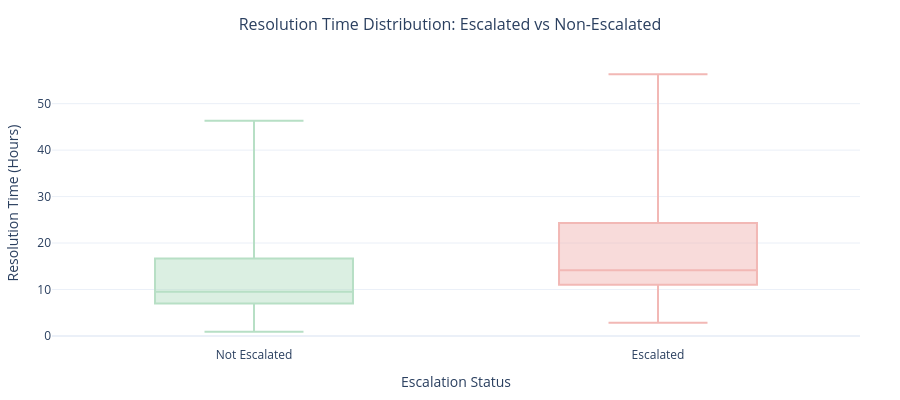

Notebook source saved alongside this figure:
### Code cell
# Додаємо читабельну мітку для осі X
incident_df['escalation_label'] = incident_df['is_escalated'].map(
    {False: 'Not Escalated', True: 'Escalated'}
)

# Box plot для порівняння розподілу resolution time
# між ескалованими та неескалованими інцидентами
fig = px.box(
    incident_df,
    x='escalation_label',
    y='resolution_hours',
    color='escalation_label',
    title='Resolution Time Distribution: Escalated vs Non-Escalated',
    category_orders={
        'escalation_label': ['Not Escalated', 'Escalated']
    },
    color_discrete_map={
        'Not Escalated': '#B7DFC5',
        'Escalated': '#F2B8B5'
    },
    labels={
        'escalation_label': 'Escalation Status',
        'resolution_hours': 'Resolution Time (Hours)'
    },
    points=False
)

fig.update_layout(
    template='plotly_white',
    title_x=0.5,
    title_font=dict(size=16),
    font=dict(size=12),
    height=400,
    margin=dict(l=40, r=40, t=60, b=40),
    showlegend=False
)

fig.show()

### Figure 1 — Plotly figure (JSON) as saved in the notebook; plotly's stock layout.template omitted (floating-point values rounded to 4 significant figures; data arrays with more than 128 entries replaced by an {"elided": "..."} marker saying what was removed)
{"data": [{"alignmentgroup": "True", "boxpoints": false, "hovertemplate": "Escalation Status=%{x}<br>Resolution Time (Hours)=%{y}<extra></extra>", "legendgroup": "Not Escalated", "marker": {"color": "#B7DFC5"}, "name": "Not Escalated", "notched": false, "offsetgroup": "Not Escalated", "orientation": "v", "showlegend": true, "type": "box", "x": {"elided": "12747 str values"}, "x0": " ", "xaxis": "x", "y": {"elided": "12747 float values"}, "y0": " ", "yaxis": "y"}, {"alignmentgroup": "True", "boxpoints": false, "hovertemplate": "Escalation Status=%{x}<br>Resolution Time (Hours)=%{y}<extra></extra>", "legendgroup": "Escalated", "marker": {"color": "#F2B8B5"}, "name": "Escalated", "notched": false, "offsetgroup": "Escalated", "orientation": "v", "showlegend": true, "type": "box", "x": {"elided": "18841 str values"}, "x0": " ", "xaxis": "x", "y": {"elided": "18841 float values"}, "y0": " ", "yaxis": "y"}], "layout": {"boxmode": "overlay", "font": {"size": 12}, "height": 400, "legend": {"title": {"text": "Escalation Status"}, "tracegroupgap": 0}, "margin": {"b": 40, "l": 40, "r": 40, "t": 60}, "showlegend": false, "title": {"font": {"size": 16}, "text": "Resolution Time Distribution: Escalated vs Non-Escalated", "x": 0.5}, "xaxis": {"anchor": "y", "categoryarray": ["Not Escalated", "Escalated"], "categoryorder": "array", "domain": [0, 1], "title": {"text": "Escalation Status"}}, "yaxis": {"anchor": "x", "domain": [0, 1], "title": {"text": "Resolution Time (Hours)"}}}}
